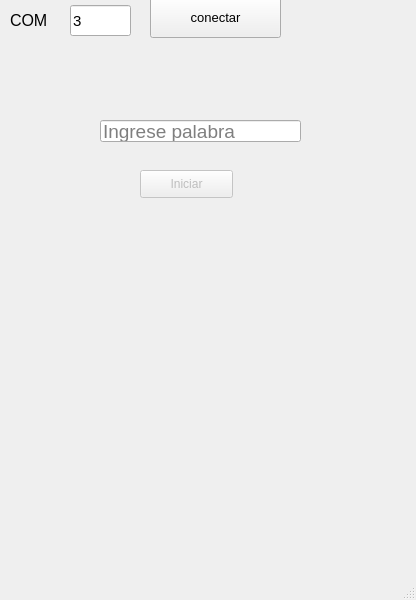
<?xml version="1.0" encoding="UTF-8"?>
<ui version="4.0">
 <class>MainWindow</class>
 <widget class="QMainWindow" name="MainWindow">
  <property name="geometry">
   <rect>
    <x>0</x>
    <y>0</y>
    <width>416</width>
    <height>600</height>
   </rect>
  </property>
  <property name="windowTitle">
   <string>MainWindow</string>
  </property>
  <widget class="QWidget" name="centralwidget">
   <widget class="QLineEdit" name="txt_word">
    <property name="geometry">
     <rect>
      <x>100</x>
      <y>120</y>
      <width>201</width>
      <height>22</height>
     </rect>
    </property>
    <property name="font">
     <font>
      <pointsize>14</pointsize>
     </font>
    </property>
    <property name="placeholderText">
     <string>Ingrese palabra</string>
    </property>
   </widget>
   <widget class="QPushButton" name="btn_init">
    <property name="enabled">
     <bool>false</bool>
    </property>
    <property name="geometry">
     <rect>
      <x>140</x>
      <y>170</y>
      <width>93</width>
      <height>28</height>
     </rect>
    </property>
    <property name="text">
     <string>Iniciar</string>
    </property>
   </widget>
   <widget class="QLabel" name="lb_result">
    <property name="geometry">
     <rect>
      <x>60</x>
      <y>190</y>
      <width>55</width>
      <height>16</height>
     </rect>
    </property>
    <property name="font">
     <font>
      <pointsize>16</pointsize>
     </font>
    </property>
    <property name="text">
     <string/>
    </property>
   </widget>
   <widget class="QLabel" name="lb_error">
    <property name="geometry">
     <rect>
      <x>10</x>
      <y>520</y>
      <width>391</width>
      <height>20</height>
     </rect>
    </property>
    <property name="font">
     <font>
      <pointsize>10</pointsize>
      <weight>50</weight>
      <italic>true</italic>
      <bold>false</bold>
     </font>
    </property>
    <property name="text">
     <string/>
    </property>
   </widget>
   <widget class="QLineEdit" name="txt_com">
    <property name="geometry">
     <rect>
      <x>70</x>
      <y>5</y>
      <width>61</width>
      <height>31</height>
     </rect>
    </property>
    <property name="font">
     <font>
      <pointsize>11</pointsize>
     </font>
    </property>
    <property name="text">
     <string>3</string>
    </property>
   </widget>
   <widget class="QLabel" name="label">
    <property name="geometry">
     <rect>
      <x>10</x>
      <y>10</y>
      <width>55</width>
      <height>21</height>
     </rect>
    </property>
    <property name="font">
     <font>
      <pointsize>12</pointsize>
     </font>
    </property>
    <property name="text">
     <string>COM</string>
    </property>
   </widget>
   <widget class="QPushButton" name="btn_connect">
    <property name="geometry">
     <rect>
      <x>150</x>
      <y>-3</y>
      <width>131</width>
      <height>41</height>
     </rect>
    </property>
    <property name="font">
     <font>
      <pointsize>10</pointsize>
     </font>
    </property>
    <property name="text">
     <string>conectar</string>
    </property>
   </widget>
  </widget>
  <widget class="QMenuBar" name="menubar">
   <property name="geometry">
    <rect>
     <x>0</x>
     <y>0</y>
     <width>416</width>
     <height>26</height>
    </rect>
   </property>
  </widget>
  <widget class="QStatusBar" name="statusbar"/>
 </widget>
 <resources/>
 <connections/>
</ui>
